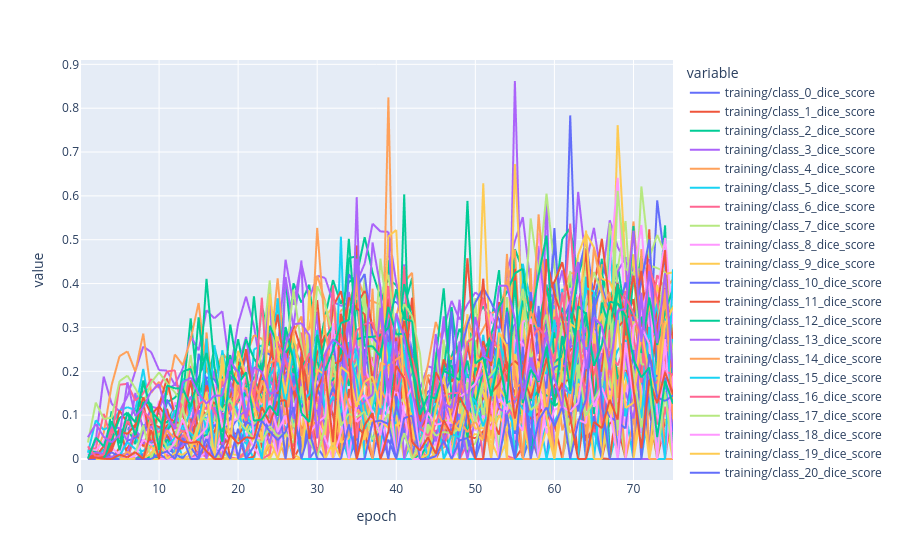

Here is the notebook cell this chart was saved with:
### Code cell
px.line(
    df,
    "epoch",
    list(filter(lambda c: "training" in c and "class" in c, df.columns)),
)
